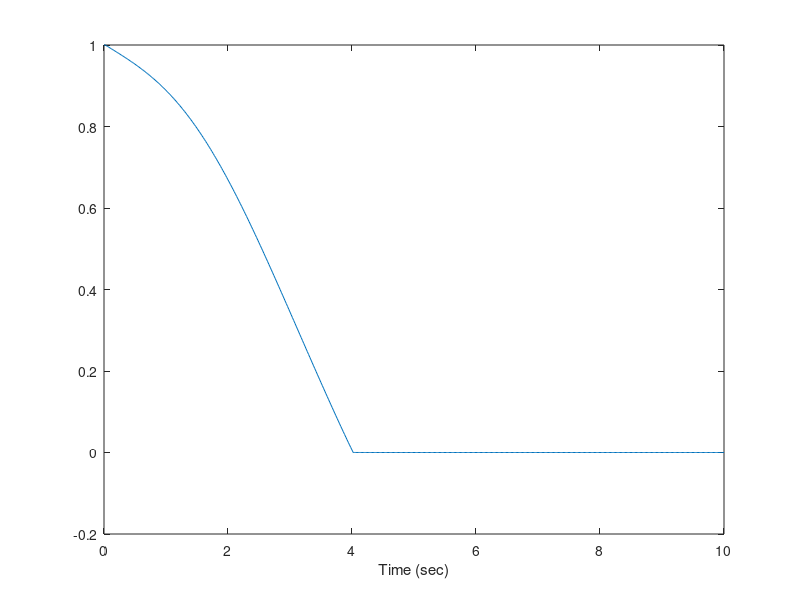
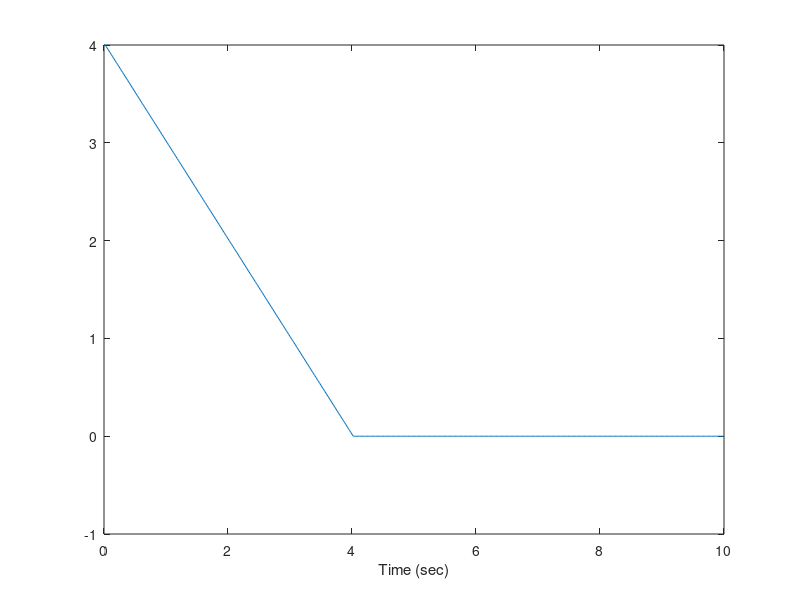
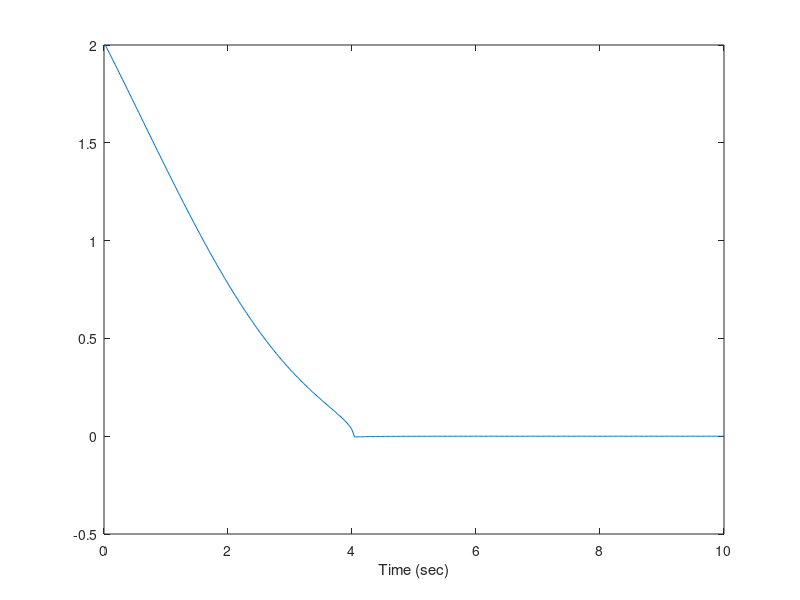
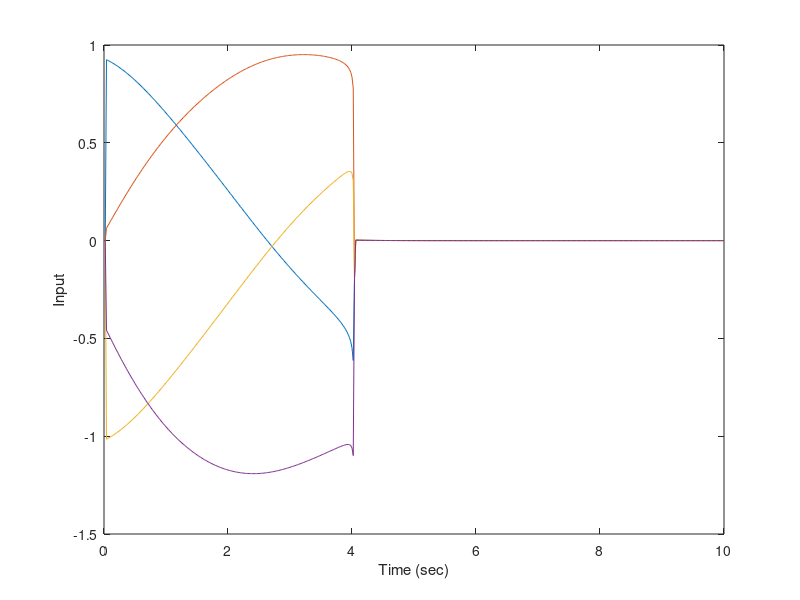

MATLAB code to generate these figures, in order:
%% Setting up workspace
close all; % Close all figures and windows
clear; % Clear workspace
clc; % Clears screen
%% Initializing parameters
tf = 10; % Final time in simulation
T = 2e-2; % Sample rate
t = 0:T:tf; % Time vector
n = 3; % Number of states
m = 3; % Number of measurements
p = 4; % Number of Inputs
x = zeros(n, length(t)); % Initializes states to zero
x_d = x; %Initializes desired x states
z = zeros(m, length(t)); % Initializes measurements to zero
u = zeros(p, length(t)); % Initializes controller
v = zeros(3,length(t)); %initialize linearized controller

rr=0.195; %define robot radius

%A = [-cos(z(3:1)]; % System matrix
B = @(y)[(-cos(y(3))-sin(y(3)))/(2*sqrt(2)), (-cos(y(3))+sin(y(3)))/(2*sqrt(2)), (cos(y(3))+sin(y(3)))/(2*sqrt(2)), (cos(y(3))-sin(y(3)))/(2*sqrt(2));
    (cos(y(3))-sin(y(3)))/(2*sqrt(2)), (-cos(y(3))-sin(y(3)))/(2*sqrt(2)), (-cos(y(3))+sin(y(3)))/(2*sqrt(2)), (cos(y(3))+sin(y(3)))/(2*sqrt(2));
    1/(4*rr), 1/(4*rr), 1/(4*rr), 1/(4*rr)]; % Input matrix
Binv = @(y)[-((cos(y(3))+sin(y(3)))*sqrt(2))/(2*(cos(y(3))^2+sin(y(3))^2)),((cos(y(3))-sin(y(3)))*sqrt(2))/(2*(cos(y(3))^2+sin(y(3))^2)), rr;
    -((cos(y(3))-sin(y(3)))*sqrt(2))/(2*(cos(y(3))^2+sin(y(3))^2)),-((cos(y(3))+sin(y(3)))*sqrt(2))/(2*(cos(y(3))^2+sin(y(3))^2)), rr;
    ((cos(y(3))+sin(y(3)))*sqrt(2))/(2*(cos(y(3))^2+sin(y(3))^2)),-((cos(y(3))-sin(y(3)))*sqrt(2))/(2*(cos(y(3))^2+sin(y(3))^2)), rr;
    ((cos(y(3))+sin(y(3)))*sqrt(2))/(2*(cos(y(3))^2+sin(y(3))^2)),((cos(y(3))+sin(y(3)))*sqrt(2))/(2*(cos(y(3))^2+sin(y(3))^2)), rr];

C = eye(m); % Measurement matrix

Kp=-[5,0,0; %Proportional Gain
    0,5,0;
    0,0,2]*0.1;
Kd=-[1,0,0; %Derivative Gain
    0,1,0;
    0,0,0.5]*0.1;
Ki=-[1,0,0; %Integral Gain
    0,1,0;
    0,0,1];

%% Set initial conditions
x(:,1)=[1;4;2];

for k=1:length(t) %Fill in desired path
    x_d(:,k)=[0;0;0];
end



%% Simulate dynamics (for loop)
for k = 1:length(t)-1 % For loop that simulates 1 second
    %u(:,k+1) = [sin(pi*k*T);cos(pi*k*T);-sin(pi*k*T);-cos(pi*k*T)];% calculate controller
    e = z(:,k)-x_d(:,k); %calculate the error
    edot = (z(:,k)-z(:,k+1))/T; %calculate the derivative error term
    %eint = ;%calculate the integral error term
    
    if k==1 %catch case for edot
        edot=[0;0;0];
    end
    
    v(:,k+1) = Kp*e+Kd*edot;%calculate linear controller
    u(:,k+1)=Binv(z(:,k))*v(:,k+1);%calculate non linear controller
    
    %limit maximum velocity
    if max(abs(B(x(:,k))*u(:,k+1)/T))>1
       u(:,k+1)=u(:,k+1)/max(abs(B(x(:,k))*u(:,k+1)));
       k
    end
    
    
    x(:,k+1) = x(:,k) + B(x(:,k))*u(:,k+1)*T; % Linear state space equation
    z(:,k+1) = C*x(:,k+1); % Linear measurement equation
end
%% Results
figure; plot(t, x(1,:)); xlabel('Time (sec)'); % Plots position with time
figure; plot(t, x(2,:)); xlabel('Time (sec)'); % Plots velocity with time
figure; plot(t, x(3,:)); xlabel('Time (sec)'); % Plots acceleration with time
figure; plot(t, u); xlabel('Time (sec)'); ylabel('Input'); % Plots input with time
